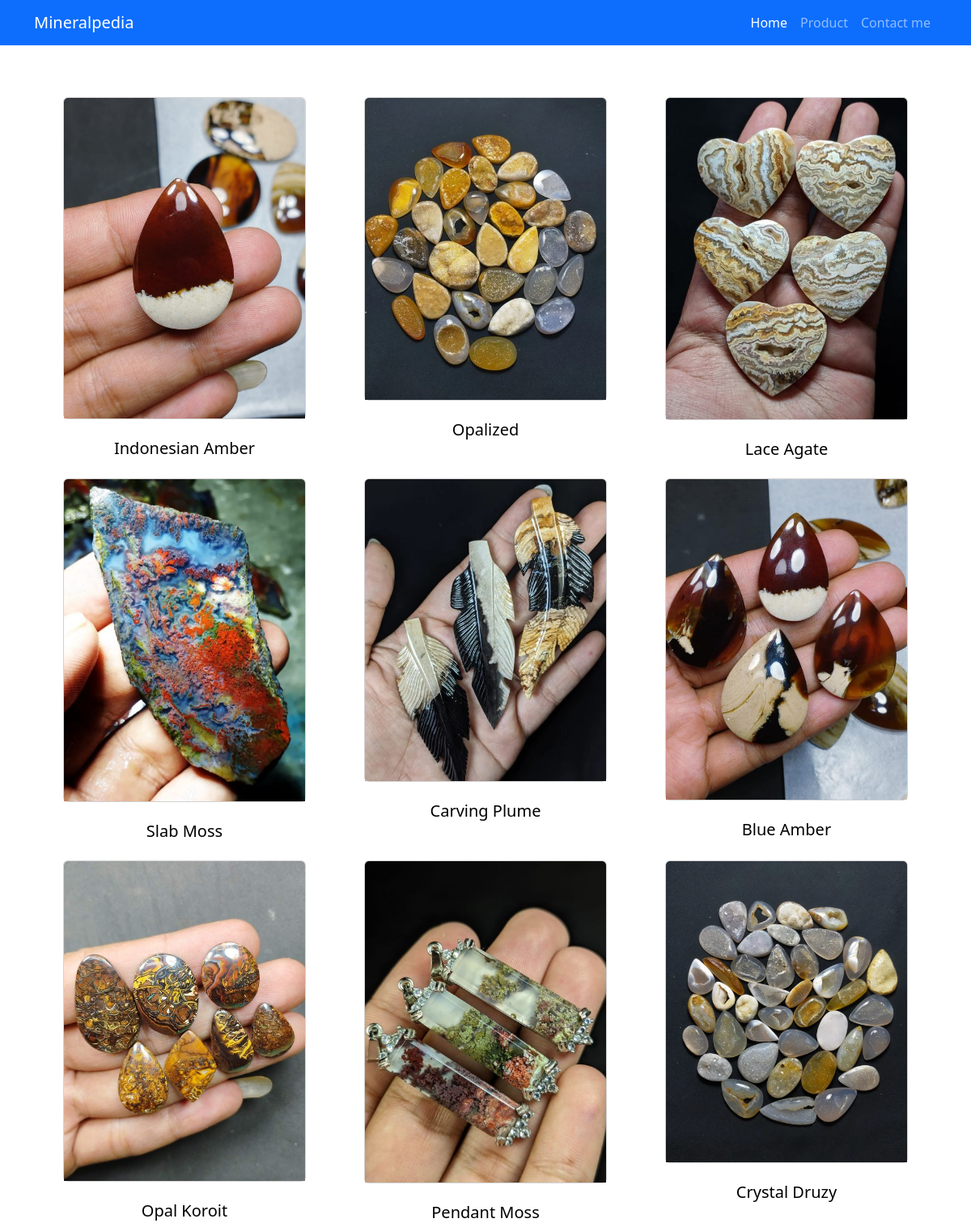
The app's page /product/ with its own data.
### product/models.py (models this page shows, shortened)
class Product(models.Model):
    name = models.CharField(max_length=50)
    category = models.CharField(max_length=50)
    description = models.TextField()
    price = models.DecimalField(max_digits=10, decimal_places=2)
    image = models.ImageField(upload_to='products')

### product/views.py (the view)
# urls.py: path("", ProductListView.as_view(), name="product-list"),
class ProductListView(ListView):
    model = Product
    template_name = 'product/product_list.html'
    context_object_name = 'products'

### templates/product/product_list.html
{% extends 'base.html' %}
{% block content %}
<div class="container text-center">
    <div class="row d-flex justify-content-center">
        {% for product in products %}
            <div class="col-6 col-lg-4 product-card">
                <a href="{% url 'product:product-detail' product.pk %}" style="text-decoration: none;">
                    <div class="card m-4">
                        <img src="{{product.image.url}}" class="card-img-top" alt="{{product.name}}" width="300">
                    </div>
                    <div class="card-body">
                        <h5 class="card-title" style="color: black;">{{product.name}}</h5>
                    </div>
                </a>
            </div>
        {% endfor %}
    </div>
</div>
{% endblock content %}

### templates/base.html (shortened to what this page needs)
<!DOCTYPE html>
<html>
  <head>
    {% include 'snippets/styles.html' %}
  </head>
  <body style="min-height: 1000px;">
    <nav class="navbar navbar-expand-lg bg-primary navbar-dark fixed-top">
      <div class="container">
        <a class="navbar-brand" href="#">Mineralpedia</a>
        <div class="collapse navbar-collapse" id="navbarNav">
          <ul class="navbar-nav ms-auto">
            <li class="nav-item">
              <a class="nav-link active" aria-current="page" href="#">Home</a>
            </li>
            <li class="nav-item">
              <a class="nav-link" href="{% url 'product:product-list' %}">Product</a>
            </li>
            <li class="nav-item">
              <a class="nav-link" href="#">Contact me</a>
            </li>
          </ul>
        </div>
      </div>
    </nav>
    <div class="container" style="padding-top: 6rem;">
      {% block content %}
      {% endblock %}
    </div>
  </body>
</html>

### templates/snippets/styles.html
{% load static %}
<link rel="stylesheet" href="{% static 'vendor/bootstrap/bootstrap.min.css' %}">

### templates/snippets/scripts.html (shortened to what this page needs)
{% load static %}

### templates/base.html (style rules this page uses)
.product-card { cursor: pointer; transition: transform 0.3s ease; box-shadow 0.3s ease; }

### records on screen
Product: image (picture), name "Indonesian Amber"
Product: image (picture), name "Opalized"
Product: image (picture), name "Lace Agate"
Product: image (picture), name "Slab Moss"
Product: image (picture), name "Carving Plume"
Product: image (picture), name "Blue Amber"
Product: image (picture), name "Opal Koroit"
Product: image (picture), name "Pendant Moss"
Product: image (picture), name "Crystal Druzy"
